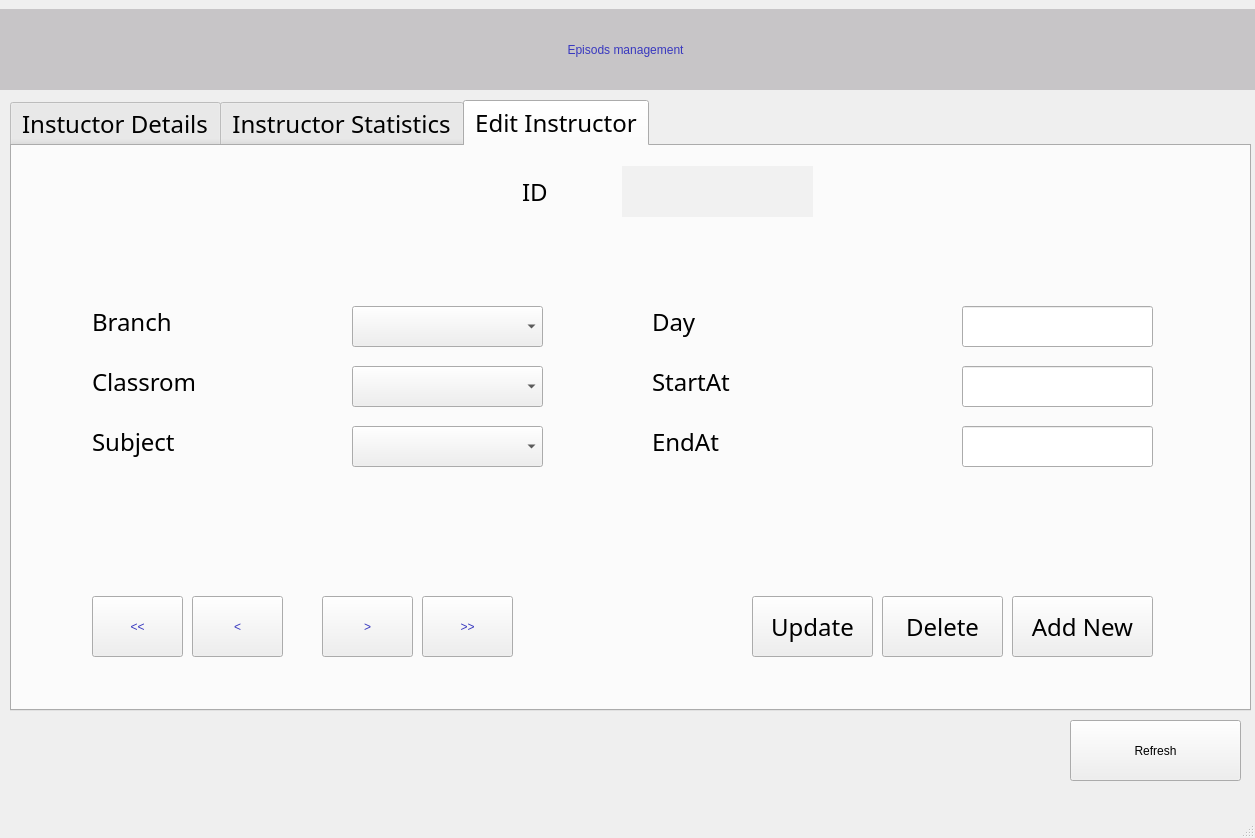
<?xml version="1.0" encoding="UTF-8"?>
<ui version="4.0">
 <class>MainWindow</class>
 <widget class="QMainWindow" name="MainWindow">
  <property name="geometry">
   <rect>
    <x>0</x>
    <y>0</y>
    <width>1255</width>
    <height>838</height>
   </rect>
  </property>
  <property name="windowTitle">
   <string>Parts Inventory App</string>
  </property>
  <property name="styleSheet">
   <string notr="true"/>
  </property>
  <widget class="QWidget" name="centralwidget">
   <widget class="QTabWidget" name="tabWidget">
    <property name="geometry">
     <rect>
      <x>10</x>
      <y>100</y>
      <width>1241</width>
      <height>611</height>
     </rect>
    </property>
    <property name="font">
     <font>
      <family>Century Gothic</family>
      <pointsize>18</pointsize>
     </font>
    </property>
    <property name="tabPosition">
     <enum>QTabWidget::North</enum>
    </property>
    <property name="tabShape">
     <enum>QTabWidget::Rounded</enum>
    </property>
    <property name="currentIndex">
     <number>2</number>
    </property>
    <widget class="QWidget" name="tab">
     <attribute name="title">
      <string>Instuctor Details</string>
     </attribute>
     <widget class="QTableWidget" name="table">
      <property name="geometry">
       <rect>
        <x>10</x>
        <y>80</y>
        <width>1211</width>
        <height>461</height>
       </rect>
      </property>
      <property name="maximumSize">
       <size>
        <width>1211</width>
        <height>16777215</height>
       </size>
      </property>
      <property name="autoFillBackground">
       <bool>false</bool>
      </property>
      <property name="frameShape">
       <enum>QFrame::StyledPanel</enum>
      </property>
      <property name="frameShadow">
       <enum>QFrame::Sunken</enum>
      </property>
      <property name="sizeAdjustPolicy">
       <enum>QAbstractScrollArea::AdjustIgnored</enum>
      </property>
      <attribute name="horizontalHeaderShowSortIndicator" stdset="0">
       <bool>false</bool>
      </attribute>
      <attribute name="horizontalHeaderStretchLastSection">
       <bool>false</bool>
      </attribute>
      <attribute name="verticalHeaderStretchLastSection">
       <bool>false</bool>
      </attribute>
      <column>
       <property name="text">
        <string>ID</string>
       </property>
      </column>
      <column>
       <property name="text">
        <string>Branch</string>
       </property>
      </column>
      <column>
       <property name="text">
        <string>Classrom</string>
       </property>
      </column>
      <column>
       <property name="text">
        <string>Subject</string>
       </property>
      </column>
      <column>
       <property name="text">
        <string>Day</string>
       </property>
      </column>
      <column>
       <property name="text">
        <string>StartAt</string>
       </property>
      </column>
      <column>
       <property name="text">
        <string>EndAt</string>
       </property>
      </column>
     </widget>
     <widget class="QLabel" name="label_7">
      <property name="geometry">
       <rect>
        <x>10</x>
        <y>10</y>
        <width>601</width>
        <height>51</height>
       </rect>
      </property>
      <property name="styleSheet">
       <string notr="true">font: 13pt &quot;Century Gothic&quot;;</string>
      </property>
      <property name="text">
       <string>Search for episode that you want</string>
      </property>
     </widget>
     <widget class="QSpinBox" name="count_filter_txt">
      <property name="geometry">
       <rect>
        <x>400</x>
        <y>20</y>
        <width>111</width>
        <height>41</height>
       </rect>
      </property>
      <property name="styleSheet">
       <string notr="true">font: 14pt &quot;Century Gothic&quot;;
color: rgb(173, 66, 164);</string>
      </property>
     </widget>
     <widget class="QPushButton" name="search_btn">
      <property name="geometry">
       <rect>
        <x>540</x>
        <y>20</y>
        <width>171</width>
        <height>41</height>
       </rect>
      </property>
      <property name="styleSheet">
       <string notr="true">font: 14pt &quot;Century Gothic&quot;;</string>
      </property>
      <property name="text">
       <string>Search</string>
      </property>
     </widget>
    </widget>
    <widget class="QWidget" name="tab_2">
     <attribute name="title">
      <string>Instructor Statistics</string>
     </attribute>
     <widget class="QLabel" name="label">
      <property name="geometry">
       <rect>
        <x>180</x>
        <y>190</y>
        <width>301</width>
        <height>51</height>
       </rect>
      </property>
      <property name="styleSheet">
       <string notr="true">font: 16pt &quot;Century Gothic&quot;;</string>
      </property>
      <property name="text">
       <string>Number of Episods</string>
      </property>
     </widget>
     <widget class="QLabel" name="label_2">
      <property name="geometry">
       <rect>
        <x>180</x>
        <y>290</y>
        <width>301</width>
        <height>51</height>
       </rect>
      </property>
      <property name="styleSheet">
       <string notr="true">font: 16pt &quot;Century Gothic&quot;;</string>
      </property>
      <property name="text">
       <string>Number of Subjects</string>
      </property>
     </widget>
     <widget class="QLabel" name="label_3">
      <property name="geometry">
       <rect>
        <x>630</x>
        <y>190</y>
        <width>301</width>
        <height>51</height>
       </rect>
      </property>
      <property name="styleSheet">
       <string notr="true">font: 16pt &quot;Century Gothic&quot;;</string>
      </property>
      <property name="text">
       <string>Number of Classroms</string>
      </property>
     </widget>
     <widget class="QLabel" name="label_4">
      <property name="geometry">
       <rect>
        <x>630</x>
        <y>290</y>
        <width>301</width>
        <height>51</height>
       </rect>
      </property>
      <property name="styleSheet">
       <string notr="true">font: 16pt &quot;Century Gothic&quot;;</string>
      </property>
      <property name="text">
       <string>Number of Branches</string>
      </property>
     </widget>
     <widget class="QLabel" name="lbl_ref_nbr">
      <property name="geometry">
       <rect>
        <x>490</x>
        <y>190</y>
        <width>91</width>
        <height>51</height>
       </rect>
      </property>
      <property name="styleSheet">
       <string notr="true">font: 30pt &quot;Century Gothic&quot;;
color: rgb(6, 0, 203);</string>
      </property>
      <property name="text">
       <string>0</string>
      </property>
     </widget>
     <widget class="QLabel" name="lbl_parts_nbr">
      <property name="geometry">
       <rect>
        <x>490</x>
        <y>290</y>
        <width>91</width>
        <height>51</height>
       </rect>
      </property>
      <property name="styleSheet">
       <string notr="true">font: 30pt &quot;Century Gothic&quot;;
color: rgb(6, 0, 203);</string>
      </property>
      <property name="text">
       <string>0</string>
      </property>
     </widget>
     <widget class="QLabel" name="lbl_min_hole">
      <property name="geometry">
       <rect>
        <x>940</x>
        <y>190</y>
        <width>91</width>
        <height>51</height>
       </rect>
      </property>
      <property name="styleSheet">
       <string notr="true">font: 30pt &quot;Century Gothic&quot;;
color: rgb(6, 0, 203);</string>
      </property>
      <property name="text">
       <string>0</string>
      </property>
     </widget>
     <widget class="QLabel" name="lbl_max_hole">
      <property name="geometry">
       <rect>
        <x>940</x>
        <y>290</y>
        <width>91</width>
        <height>51</height>
       </rect>
      </property>
      <property name="styleSheet">
       <string notr="true">font: 30pt &quot;Century Gothic&quot;;
color: rgb(6, 0, 203);</string>
      </property>
      <property name="text">
       <string>0</string>
      </property>
     </widget>
    </widget>
    <widget class="QWidget" name="tab_3">
     <attribute name="title">
      <string>Edit Instructor</string>
     </attribute>
     <widget class="QLabel" name="label_13">
      <property name="geometry">
       <rect>
        <x>80</x>
        <y>270</y>
        <width>301</width>
        <height>51</height>
       </rect>
      </property>
      <property name="styleSheet">
       <string notr="true">font: 16pt &quot;Century Gothic&quot;;</string>
      </property>
      <property name="text">
       <string>Subject</string>
      </property>
     </widget>
     <widget class="QLabel" name="label_14">
      <property name="geometry">
       <rect>
        <x>80</x>
        <y>150</y>
        <width>301</width>
        <height>51</height>
       </rect>
      </property>
      <property name="styleSheet">
       <string notr="true">font: 16pt &quot;Century Gothic&quot;;</string>
      </property>
      <property name="text">
       <string>Branch</string>
      </property>
     </widget>
     <widget class="QLabel" name="label_15">
      <property name="geometry">
       <rect>
        <x>80</x>
        <y>210</y>
        <width>301</width>
        <height>51</height>
       </rect>
      </property>
      <property name="styleSheet">
       <string notr="true">font: 16pt &quot;Century Gothic&quot;;</string>
      </property>
      <property name="text">
       <string>Classrom</string>
      </property>
     </widget>
     <widget class="QLabel" name="label_16">
      <property name="geometry">
       <rect>
        <x>640</x>
        <y>270</y>
        <width>301</width>
        <height>51</height>
       </rect>
      </property>
      <property name="styleSheet">
       <string notr="true">font: 16pt &quot;Century Gothic&quot;;</string>
      </property>
      <property name="text">
       <string>EndAt</string>
      </property>
     </widget>
     <widget class="QLineEdit" name="max_area">
      <property name="geometry">
       <rect>
        <x>950</x>
        <y>280</y>
        <width>191</width>
        <height>41</height>
       </rect>
      </property>
      <property name="styleSheet">
       <string notr="true">font: 14pt &quot;Century Gothic&quot;;
color: rgb(173, 66, 164);</string>
      </property>
      <property name="text">
       <string/>
      </property>
     </widget>
     <widget class="QLineEdit" name="min_diameter">
      <property name="geometry">
       <rect>
        <x>950</x>
        <y>220</y>
        <width>191</width>
        <height>41</height>
       </rect>
      </property>
      <property name="styleSheet">
       <string notr="true">font: 14pt &quot;Century Gothic&quot;;
color: rgb(173, 66, 164);</string>
      </property>
      <property name="text">
       <string/>
      </property>
     </widget>
     <widget class="QLabel" name="label_17">
      <property name="geometry">
       <rect>
        <x>640</x>
        <y>210</y>
        <width>301</width>
        <height>51</height>
       </rect>
      </property>
      <property name="styleSheet">
       <string notr="true">font: 16pt &quot;Century Gothic&quot;;</string>
      </property>
      <property name="text">
       <string>StartAt</string>
      </property>
     </widget>
     <widget class="QPushButton" name="first_btn">
      <property name="geometry">
       <rect>
        <x>80</x>
        <y>450</y>
        <width>91</width>
        <height>61</height>
       </rect>
      </property>
      <property name="styleSheet">
       <string notr="true">font: bold 30pt &quot;Century Gothic&quot;;
color: rgb(56, 56, 191);</string>
      </property>
      <property name="text">
       <string>&lt;&lt;</string>
      </property>
     </widget>
     <widget class="QPushButton" name="previous_btn">
      <property name="geometry">
       <rect>
        <x>180</x>
        <y>450</y>
        <width>91</width>
        <height>61</height>
       </rect>
      </property>
      <property name="styleSheet">
       <string notr="true">font: bold 30pt &quot;Century Gothic&quot;;
color: rgb(56, 56, 191);</string>
      </property>
      <property name="text">
       <string>&lt;</string>
      </property>
     </widget>
     <widget class="QPushButton" name="next_btn">
      <property name="geometry">
       <rect>
        <x>310</x>
        <y>450</y>
        <width>91</width>
        <height>61</height>
       </rect>
      </property>
      <property name="styleSheet">
       <string notr="true">font: bold 30pt &quot;Century Gothic&quot;;
color: rgb(56, 56, 191);</string>
      </property>
      <property name="text">
       <string>&gt;</string>
      </property>
     </widget>
     <widget class="QPushButton" name="last_btn">
      <property name="geometry">
       <rect>
        <x>410</x>
        <y>450</y>
        <width>91</width>
        <height>61</height>
       </rect>
      </property>
      <property name="styleSheet">
       <string notr="true">font: bold 30pt &quot;Century Gothic&quot;;
color: rgb(56, 56, 191);</string>
      </property>
      <property name="text">
       <string>&gt;&gt;</string>
      </property>
     </widget>
     <widget class="QPushButton" name="add_btn">
      <property name="geometry">
       <rect>
        <x>1000</x>
        <y>450</y>
        <width>141</width>
        <height>61</height>
       </rect>
      </property>
      <property name="styleSheet">
       <string notr="true">font: 14pt &quot;Century Gothic&quot;;</string>
      </property>
      <property name="text">
       <string>Add New</string>
      </property>
     </widget>
     <widget class="QPushButton" name="delete_btn">
      <property name="geometry">
       <rect>
        <x>870</x>
        <y>450</y>
        <width>121</width>
        <height>61</height>
       </rect>
      </property>
      <property name="styleSheet">
       <string notr="true">font: 14pt &quot;Century Gothic&quot;;</string>
      </property>
      <property name="text">
       <string>Delete</string>
      </property>
     </widget>
     <widget class="QPushButton" name="update_btn">
      <property name="geometry">
       <rect>
        <x>740</x>
        <y>450</y>
        <width>121</width>
        <height>61</height>
       </rect>
      </property>
      <property name="styleSheet">
       <string notr="true">font: 14pt &quot;Century Gothic&quot;;</string>
      </property>
      <property name="text">
       <string>Update</string>
      </property>
     </widget>
     <widget class="QLabel" name="label_20">
      <property name="geometry">
       <rect>
        <x>510</x>
        <y>20</y>
        <width>41</width>
        <height>51</height>
       </rect>
      </property>
      <property name="styleSheet">
       <string notr="true">font: 16pt &quot;Century Gothic&quot;;</string>
      </property>
      <property name="text">
       <string>ID</string>
      </property>
     </widget>
     <widget class="QLabel" name="id">
      <property name="geometry">
       <rect>
        <x>610</x>
        <y>20</y>
        <width>191</width>
        <height>51</height>
       </rect>
      </property>
      <property name="styleSheet">
       <string notr="true">font: 16pt &quot;Century Gothic&quot;;
color: rgb(173, 66, 164);
background-color: rgb(241, 241, 241);</string>
      </property>
      <property name="text">
       <string/>
      </property>
     </widget>
     <widget class="QLabel" name="label_21">
      <property name="geometry">
       <rect>
        <x>640</x>
        <y>150</y>
        <width>301</width>
        <height>51</height>
       </rect>
      </property>
      <property name="styleSheet">
       <string notr="true">font: 16pt &quot;Century Gothic&quot;;</string>
      </property>
      <property name="text">
       <string>Day</string>
      </property>
     </widget>
     <widget class="QLineEdit" name="number_of_holes">
      <property name="geometry">
       <rect>
        <x>950</x>
        <y>160</y>
        <width>191</width>
        <height>41</height>
       </rect>
      </property>
      <property name="styleSheet">
       <string notr="true">font: 14pt &quot;Century Gothic&quot;;
color: rgb(173, 66, 164);</string>
      </property>
      <property name="text">
       <string/>
      </property>
     </widget>
     <widget class="QComboBox" name="comboBox">
      <property name="geometry">
       <rect>
        <x>340</x>
        <y>160</y>
        <width>191</width>
        <height>41</height>
       </rect>
      </property>
     </widget>
     <widget class="QComboBox" name="comboBox_2">
      <property name="geometry">
       <rect>
        <x>340</x>
        <y>220</y>
        <width>191</width>
        <height>41</height>
       </rect>
      </property>
     </widget>
     <widget class="QComboBox" name="comboBox_3">
      <property name="geometry">
       <rect>
        <x>340</x>
        <y>280</y>
        <width>191</width>
        <height>41</height>
       </rect>
      </property>
     </widget>
    </widget>
   </widget>
   <widget class="QPushButton" name="refresh_btn">
    <property name="geometry">
     <rect>
      <x>1070</x>
      <y>720</y>
      <width>171</width>
      <height>61</height>
     </rect>
    </property>
    <property name="styleSheet">
     <string notr="true">font: 14pt &quot;Century Gothic&quot;;</string>
    </property>
    <property name="text">
     <string>Refresh</string>
    </property>
   </widget>
   <widget class="QLabel" name="label_6">
    <property name="geometry">
     <rect>
      <x>-10</x>
      <y>9</y>
      <width>1271</width>
      <height>81</height>
     </rect>
    </property>
    <property name="styleSheet">
     <string notr="true">font: 35pt &quot;Century Gothic&quot;;
color: rgb(56, 56, 191);
background-color: rgb(199, 197, 199);</string>
    </property>
    <property name="text">
     <string>Episods management</string>
    </property>
    <property name="alignment">
     <set>Qt::AlignCenter</set>
    </property>
   </widget>
  </widget>
  <widget class="QMenuBar" name="menubar">
   <property name="geometry">
    <rect>
     <x>0</x>
     <y>0</y>
     <width>1255</width>
     <height>25</height>
    </rect>
   </property>
  </widget>
  <widget class="QStatusBar" name="statusbar"/>
 </widget>
 <resources/>
 <connections/>
</ui>
